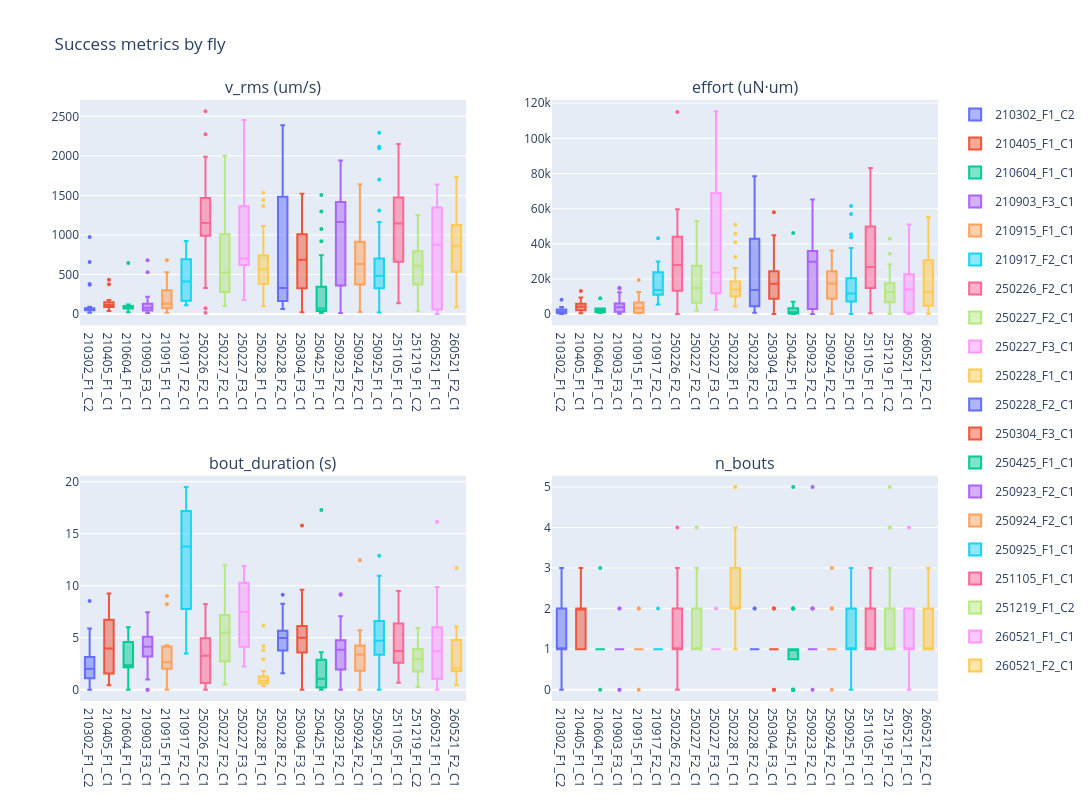

Write notebook code for a chart like this one.
### Markdown cell above
`[F3-SUCC-BOX]` Hard successes: per-fly box plots of v_rms, effort, bout duration and number of bouts.

### Code cell
# [F3-SUCC-BOX]
# Per-fly summary: box plots of v_rms, effort, bout_duration, n_bouts
fig = make_subplots(rows=2, cols=2,
                    subplot_titles=['v_rms (um/s)', 'effort (uN·um)',
                                    'bout_duration (s)', 'n_bouts'])

for i, col in enumerate(['v_rms', 'effort', 'bout_duration', 'n_bouts']):
    row, c = divmod(i, 2)
    for dfc in sorted(all_vigor['dfc'].unique()):
        vals = all_vigor.loc[all_vigor['dfc'] == dfc, col]
        fig.add_trace(
            go.Box(y=vals, name=dfc, legendgroup=dfc,
                   showlegend=(i == 0), marker=dict(size=4)),
            row=row + 1, col=c + 1,
        )

fig.update_layout(height=800, width=1200, title='Success metrics by fly',
                  showlegend=True)
fig.show()

### Figure 1 — Plotly figure (JSON) as saved in the notebook; plotly's stock layout.template omitted (floating-point values rounded to 4 significant figures)
{"data": [{"legendgroup": "210302_F1_C2", "marker": {"size": 4}, "name": "210302_F1_C2", "showlegend": true, "type": "box", "xaxis": "x", "y": [75.47, 79.85, 81.47, 71.98, 16.18, 91.79, 73.38, 71.41, 66.89, 381.8, 63.65, 37.21, 73.45, 42.31, 46.0, 58.37, 72.72, 67.15, 47.79, 74.85, 63.06, 37.8, 37.8, 68.21, 975.9, 73.43, 51.38, 49.5, 48.39, 54.82, 42.12, 46.6, 66.49, 371.2, 62.27, 67.52, 658.0], "yaxis": "y"}, {"legendgroup": "210405_F1_C1", "marker": {"size": 4}, "name": "210405_F1_C1", "showlegend": true, "type": "box", "xaxis": "x", "y": [90.3, 141.7, 87.47, 40.12, 179.8, 106.3, 116.5, 127.6, 377.9, 139.1, 47.09, 435.1, 106.1], "yaxis": "y"}, {"legendgroup": "210604_F1_C1", "marker": {"size": 4}, "name": "210604_F1_C1", "showlegend": true, "type": "box", "xaxis": "x", "y": [122.7, 93.96, 90.89, 24.0, 75.27, 94.13, 86.22, 53.01, 646.4], "yaxis": "y"}, {"legendgroup": "210903_F3_C1", "marker": {"size": 4}, "name": "210903_F3_C1", "showlegend": true, "type": "box", "xaxis": "x", "y": [30.97, 527.7, 218.1, 109.4, 44.51, 98.63, 680.6, 131.3, 71.8, 74.91, 52.21, 45.18, 14.48, 83.37], "yaxis": "y"}, {"legendgroup": "210915_F1_C1", "marker": {"size": 4}, "name": "210915_F1_C1", "showlegend": true, "type": "box", "xaxis": "x", "y": [206.6, 680.0, 143.2, 397.0, 184.1, 530.1, 92.63, 39.21, 54.84, 109.2, 116.4, 17.16], "yaxis": "y"}, {"legendgroup": "210917_F2_C1", "marker": {"size": 4}, "name": "210917_F2_C1", "showlegend": true, "type": "box", "xaxis": "x", "y": [463.0, 181.1, 923.9, 813.7, 159.5, 174.8, 167.8, 133.9, 412.0, 110.7, 123.9, 703.4, 667.1, 426.4, 864.4, 230.5, 789.0, 551.8, 206.5], "yaxis": "y"}, {"legendgroup": "250226_F2_C1", "marker": {"size": 4}, "name": "250226_F2_C1", "showlegend": true, "type": "box", "xaxis": "x", "y": [2564.0, 1080.0, 1432.0, 1153.0, 72.94, 1136.0, 1966.0, 1329.0, 995.1, 1291.0, 18.63, 330.7, 1579.0, 1570.0, 1075.0, 2272.0, 1686.0, 1990.0, 1168.0, 1375.0, 1266.0, 1222.0, 1001.0, 863.3, 1076.0, 979.8, 1016.0, 892.5, 871.9], "yaxis": "y"}, {"legendgroup": "250227_F2_C1", "marker": {"size": 4}, "name": "250227_F2_C1", "showlegend": true, "type": "box", "xaxis": "x", "y": [2000.0, 1670.0, 1043.0, 1404.0, 721.9, 170.0, 1024.0, 397.9, 477.7, 1116.0, 913.4, 651.4, 142.2, 589.2, 881.5, 280.5, 963.1, 521.5, 130.7, 1005.0, 366.2, 103.5, 258.8, 276.2, 367.6, 463.8, 484.7, 1398.0, 231.4], "yaxis": "y"}, {"legendgroup": "250227_F3_C1", "marker": {"size": 4}, "name": "250227_F3_C1", "showlegend": true, "type": "box", "xaxis": "x", "y": [2455.0, 1215.0, 2046.0, 1511.0, 620.1, 671.6, 1042.0, 179.8, 543.1, 652.0, 618.6, 737.3], "yaxis": "y"}, {"legendgroup": "250228_F1_C1", "marker": {"size": 4}, "name": "250228_F1_C1", "showlegend": true, "type": "box", "xaxis": "x", "y": [1366.0, 1535.0, 1112.0, 1442.0, 667.9, 1009.0, 708.3, 743.1, 612.1, 811.5, 712.5, 521.5, 383.3, 243.6, 630.3, 567.1, 388.6, 360.0, 260.2, 570.8, 457.0, 732.0, 345.6, 452.3, 441.9, 176.0, 172.3, 470.8, 419.2, 100.2, 847.5], "yaxis": "y"}, {"legendgroup": "250228_F2_C1", "marker": {"size": 4}, "name": "250228_F2_C1", "showlegend": true, "type": "box", "xaxis": "x", "y": [1254.0, 1497.0, 266.2, 293.1, 686.5, 559.7, 150.4, 2387.0, 1588.0, 330.1, 208.6, 64.57, 105.5, 1439.0, 1566.0, 1530.0, 291.4, 273.0, 99.85, 1570.0, 1165.0, 63.02, 83.99], "yaxis": "y"}, {"legendgroup": "250304_F3_C1", "marker": {"size": 4}, "name": "250304_F3_C1", "showlegend": true, "type": "box", "xaxis": "x", "y": [667.5, 1520.0, 877.6, 1009.0, 946.1, 1018.0, 686.2, 892.2, 1193.0, 624.1, 249.6, 714.4, 683.8, 1155.0, 682.7, 630.0, 617.6, 707.7, 329.7, 705.9, 783.4, 627.3, 964.9, 87.53, 106.9, 850.0, 256.1, 92.91, 1012.0, 25.6, 23.39, 1163.0, 632.5, 1320.0, 748.3, 312.5, 636.6, 1175.0, 562.9, 116.8, 1031.0, 138.0, 146.6, 1033.0, 1369.0], "yaxis": "y"}, {"legendgroup": "250425_F1_C1", "marker": {"size": 4}, "name": "250425_F1_C1", "showlegend": true, "type": "box", "xaxis": "x", "y": [1075.0, 14.88, 24.05, 1297.0, 373.9, 113.5, 45.96, 222.7, 76.92, 70.79, 336.0, 56.69, 41.29, 27.07, 52.43, 20.59, 22.36, 56.91, 20.66, 52.79, 122.1, 79.21, 69.48, 20.15, 743.7, 45.99, 1506.0, 920.6, 723.2], "yaxis": "y"}, {"legendgroup": "250923_F2_C1", "marker": {"size": 4}, "name": "250923_F2_C1", "showlegend": true, "type": "box", "xaxis": "x", "y": [1464.0, 122.6, 13.27, 49.13, 1244.0, 384.8, 1345.0, 1349.0, 311.0, 898.9, 1520.0, 1368.0, 1572.0, 700.3, 1475.0, 1147.0, 337.4, 1180.0, 969.2, 1941.0], "yaxis": "y"}, {"legendgroup": "250924_F2_C1", "marker": {"size": 4}, "name": "250924_F2_C1", "showlegend": true, "type": "box", "xaxis": "x", "y": [1372.0, 637.5, 976.4, 307.9, 402.3, 320.5, 402.0, 1057.0, 814.5, 936.9, 360.1, 711.5, 960.6, 414.3, 1643.0, 768.0, 27.61, 626.9, 892.1, 417.1, 55.22, 717.2, 390.2, 45.25], "yaxis": "y"}, {"legendgroup": "250925_F1_C1", "marker": {"size": 4}, "name": "250925_F1_C1", "showlegend": true, "type": "box", "xaxis": "x", "y": [537.9, 36.63, 120.4, 976.3, 19.46, 291.5, 237.6, 583.5, 291.8, 712.0, 513.8, 126.3, 330.0, 484.4, 242.5, 460.7, 451.3, 488.2, 653.7, 416.0, 158.9, 466.5, 477.7, 325.7, 836.6, 346.6, 2096.0, 562.0, 465.5, 1702.0, 899.2, 2293.0, 2115.0, 1311.0, 332.0, 590.4, 528.4, 695.9, 1163.0, 601.3], "yaxis": "y"}, {"legendgroup": "251105_F1_C1", "marker": {"size": 4}, "name": "251105_F1_C1", "showlegend": true, "type": "box", "xaxis": "x", "y": [1503.0, 1209.0, 388.3, 1873.0, 1350.0, 1474.0, 1049.0, 1998.0, 1457.0, 1564.0, 2150.0, 660.9, 757.7, 1413.0, 1244.0, 979.0, 241.4, 1241.0, 336.8, 985.1, 478.2, 1432.0, 802.9, 209.9, 674.3, 535.2, 659.4, 137.7, 953.2, 1083.0, 1663.0, 1901.0, 1737.0, 1378.0], "yaxis": "y"}, {"legendgroup": "251219_F1_C2", "marker": {"size": 4}, "name": "251219_F1_C2", "showlegend": true, "type": "box", "xaxis": "x", "y": [278.6, 646.9, 823.5, 909.4, 570.8, 549.8, 609.7, 835.6, 752.4, 474.3, 610.9, 1149.0, 751.4, 523.0, 1026.0, 522.2, 696.4, 785.7, 719.0, 373.8, 1253.0, 557.1, 660.5, 1077.0, 248.0, 551.1, 348.2, 766.0, 582.3, 35.21, 254.1, 964.9, 631.4, 45.07, 753.0, 60.51, 338.7, 352.3, 1097.0, 941.7, 371.1], "yaxis": "y"}, {"legendgroup": "260521_F1_C1", "marker": {"size": 4}, "name": "260521_F1_C1", "showlegend": true, "type": "box", "xaxis": "x", "y": [1637.0, 878.2, 1472.0, 1357.0, 712.0, 884.7, 1082.0, 1345.0, 711.9, 1415.0, 1377.0, 1115.0, 1470.0, 787.3, 1084.0, 1173.0, 927.9, 127.7, 41.14, 1479.0, 50.5, 32.39, 762.5, 0.0, 64.93, 60.3, 894.0, 25.89, 54.11, 19.13, 49.81, 1391.0, 69.47], "yaxis": "y"}, {"legendgroup": "260521_F2_C1", "marker": {"size": 4}, "name": "260521_F2_C1", "showlegend": true, "type": "box", "xaxis": "x", "y": [427.2, 1719.0, 1136.0, 1544.0, 1432.0, 881.6, 226.4, 1094.0, 472.9, 158.8, 1039.0, 790.2, 686.5, 966.3, 1733.0, 844.9, 600.2, 98.22, 758.9, 1114.0, 881.0, 1284.0, 87.51, 833.7], "yaxis": "y"}, {"legendgroup": "210302_F1_C2", "marker": {"size": 4}, "name": "210302_F1_C2", "showlegend": false, "type": "box", "xaxis": "x2", "y": [4091.0, 2996.0, 2511.0, 3432.0, 53.74, 3964.0, 2651.0, 2526.0, 3121.0, 2472.0, 232.7, 608.2, 153.5, 358.6, 154.9, 790.8, 315.5, 583.4, 260.7, 539.1, 1320.0, 783.2, 854.2, 2650.0, 1612.0, 2268.0, 1597.0, 977.9, 624.8, 431.0, 855.3, 381.5, 1518.0, 2448.0, 2703.0, 1606.0, 8102.0], "yaxis": "y2"}, {"legendgroup": "210405_F1_C1", "marker": {"size": 4}, "name": "210405_F1_C1", "showlegend": false, "type": "box", "xaxis": "x2", "y": [3508.0, 4287.0, 4145.0, 1025.0, 6428.0, 477.7, 4802.0, 3889.0, 13150.0, 2379.0, 1724.0, 9423.0, 5657.0], "yaxis": "y2"}, {"legendgroup": "210604_F1_C1", "marker": {"size": 4}, "name": "210604_F1_C1", "showlegend": false, "type": "box", "xaxis": "x2", "y": [2211.0, 1207.0, 3189.0, 1124.0, 3230.0, 662.7, 1061.0, 2209.0, 9073.0], "yaxis": "y2"}, {"legendgroup": "210903_F3_C1", "marker": {"size": 4}, "name": "210903_F3_C1", "showlegend": false, "type": "box", "xaxis": "x2", "y": [232.8, 14530.0, 14930.0, 4665.0, 220.5, 4027.0, 12440.0, 5983.0, 3073.0, 3909.0, 1500.0, 1379.0, 652.4, 4789.0], "yaxis": "y2"}, {"legendgroup": "210915_F1_C1", "marker": {"size": 4}, "name": "210915_F1_C1", "showlegend": false, "type": "box", "xaxis": "x2", "y": [747.1, 12620.0, 3518.0, 19440.0, 5209.0, 8060.0, 1662.0, 3223.0, 612.4, 3827.0, 816.0, 552.1], "yaxis": "y2"}, {"legendgroup": "210917_F2_C1", "marker": {"size": 4}, "name": "210917_F2_C1", "showlegend": false, "type": "box", "xaxis": "x2", "y": [14620.0, 13150.0, 43080.0, 27820.0, 9446.0, 12310.0, 12050.0, 10770.0, 14430.0, 5406.0, 5917.0, 24640.0, 29590.0, 10280.0, 29970.0, 12000.0, 16920.0, 21520.0, 13770.0], "yaxis": "y2"}, {"legendgroup": "250226_F2_C1", "marker": {"size": 4}, "name": "250226_F2_C1", "showlegend": false, "type": "box", "xaxis": "x2", "y": [115000.0, 33540.0, 41350.0, 24530.0, 48.86, 27450.0, 42170.0, 59610.0, 29430.0, 58810.0, 85.49, 1612.0, 3020.0, 3081.0, 38540.0, 3328.0, 53770.0, 54770.0, 27920.0, 2606.0, 51420.0, 23010.0, 26420.0, 24740.0, 49400.0, 35700.0, 19560.0, 16580.0, 39130.0], "yaxis": "y2"}, {"legendgroup": "250227_F2_C1", "marker": {"size": 4}, "name": "250227_F2_C1", "showlegend": false, "type": "box", "xaxis": "x2", "y": [52730.0, 53030.0, 29600.0, 50640.0, 12890.0, 3569.0, 18150.0, 10160.0, 16450.0, 27000.0, 34490.0, 17810.0, 1901.0, 13640.0, 24550.0, 4951.0, 23520.0, 14910.0, 3134.0, 29170.0, 6065.0, 4941.0, 6003.0, 8321.0, 6748.0, 20160.0, 8585.0, 30220.0, 6515.0], "yaxis": "y2"}, {"legendgroup": "250227_F3_C1", "marker": {"size": 4}, "name": "250227_F3_C1", "showlegend": false, "type": "box", "xaxis": "x2", "y": [115400.0, 28990.0, 80840.0, 93650.0, 14690.0, 21900.0, 56660.0, 2468.0, 6543.0, 23490.0, 23730.0, 9168.0], "yaxis": "y2"}, {"legendgroup": "250228_F1_C1", "marker": {"size": 4}, "name": "250228_F1_C1", "showlegend": false, "type": "box", "xaxis": "x2", "y": [45700.0, 26170.0, 32550.0, 50840.0, 12270.0, 40940.0, 7184.0, 15510.0, 17940.0, 14920.0, 25100.0, 18690.0, 10150.0, 6866.0, 14650.0, 17800.0, 12240.0, 9259.0, 6750.0, 13970.0, 13310.0, 14470.0, 11250.0, 11080.0, 10360.0, 4366.0, 7083.0, 16440.0, 11490.0, 4670.0, 20500.0], "yaxis": "y2"}, {"legendgroup": "250228_F2_C1", "marker": {"size": 4}, "name": "250228_F2_C1", "showlegend": false, "type": "box", "xaxis": "x2", "y": [35470.0, 45160.0, 6627.0, 13750.0, 19190.0, 4482.0, 2496.0, 67050.0, 65830.0, 15010.0, 7020.0, 745.9, 4710.0, 78490.0, 56430.0, 60170.0, 12880.0, 7754.0, 3750.0, 36120.0, 33190.0, 884.2, 2048.0], "yaxis": "y2"}, {"legendgroup": "250304_F3_C1", "marker": {"size": 4}, "name": "250304_F3_C1", "showlegend": false, "type": "box", "xaxis": "x2", "y": [23770.0, 57960.0, 43560.0, 44840.0, 22470.0, 24170.0, 21680.0, 31250.0, 42430.0, 12350.0, 6700.0, 18740.0, 17270.0, 31660.0, 16460.0, 12840.0, 15850.0, 25390.0, 9767.0, 23360.0, 21990.0, 21520.0, 8949.0, 1446.0, 1484.0, 12310.0, 5373.0, 1012.0, 29030.0, 184.8, 92.41, 24930.0, 12760.0, 13940.0, 19210.0, 7948.0, 10650.0, 20830.0, 10750.0, 1741.0, 22850.0, 1031.0, 1819.0, 27950.0, 29290.0], "yaxis": "y2"}, {"legendgroup": "250425_F1_C1", "marker": {"size": 4}, "name": "250425_F1_C1", "showlegend": false, "type": "box", "xaxis": "x2", "y": [5888.0, 51.38, 90.22, 3363.0, 3386.0, 4749.0, 378.2, 2546.0, 2890.0, 973.5, 2326.0, 1370.0, 678.2, 1711.0, 222.0, 1066.0, 321.7, 538.9, 351.9, 310.1, 577.5, 1415.0, 256.3, 305.0, 6968.0, 224.2, 46080.0, 4646.0, 5594.0], "yaxis": "y2"}, {"legendgroup": "250923_F2_C1", "marker": {"size": 4}, "name": "250923_F2_C1", "showlegend": false, "type": "box", "xaxis": "x2", "y": [30730.0, 1860.0, 39.52, 612.1, 54170.0, 2770.0, 32400.0, 15640.0, 6457.0, 31550.0, 31750.0, 28720.0, 36610.0, 2843.0, 16330.0, 36710.0, 2872.0, 65140.0, 35110.0, 42910.0], "yaxis": "y2"}, {"legendgroup": "250924_F2_C1", "marker": {"size": 4}, "name": "250924_F2_C1", "showlegend": false, "type": "box", "xaxis": "x2", "y": [25130.0, 17750.0, 12670.0, 1309.0, 18010.0, 12610.0, 16780.0, 24620.0, 25380.0, 17060.0, 36140.0, 24050.0, 14620.0, 4799.0, 31460.0, 18940.0, 258.9, 21320.0, 25780.0, 19970.0, 648.4, 16840.0, 390.3, 759.5], "yaxis": "y2"}, {"legendgroup": "250925_F1_C1", "marker": {"size": 4}, "name": "250925_F1_C1", "showlegend": false, "type": "box", "xaxis": "x2", "y": [6747.0, 584.0, 1049.0, 16470.0, 78.97, 7280.0, 6992.0, 10140.0, 5318.0, 19610.0, 8744.0, 761.1, 9845.0, 14280.0, 9144.0, 16180.0, 11420.0, 9233.0, 21780.0, 16820.0, 6133.0, 12020.0, 18170.0, 5932.0, 26880.0, 11120.0, 45380.0, 11500.0, 19140.0, 21790.0, 22550.0, 61510.0, 56960.0, 37630.0, 7172.0, 9832.0, 19650.0, 21030.0, 43740.0, 15930.0], "yaxis": "y2"}, {"legendgroup": "251105_F1_C1", "marker": {"size": 4}, "name": "251105_F1_C1", "showlegend": false, "type": "box", "xaxis": "x2", "y": [46440.0, 24900.0, 10510.0, 51590.0, 36390.0, 52610.0, 40090.0, 28360.0, 9895.0, 33620.0, 83060.0, 14850.0, 18570.0, 49840.0, 20200.0, 47810.0, 7361.0, 32240.0, 6982.0, 50200.0, 6487.0, 21580.0, 25340.0, 2610.0, 20600.0, 14400.0, 16990.0, 482.0, 30710.0, 18840.0, 57650.0, 69910.0, 55270.0, 63910.0], "yaxis": "y2"}, {"legendgroup": "251219_F1_C2", "marker": {"size": 4}, "name": "251219_F1_C2", "showlegend": false, "type": "box", "xaxis": "x2", "y": [1881.0, 5122.0, 16270.0, 34370.0, 14200.0, 9822.0, 10110.0, 15860.0, 19690.0, 9606.0, 10830.0, 19140.0, 16770.0, 10020.0, 14990.0, 12560.0, 24230.0, 17760.0, 17440.0, 3256.0, 42870.0, 7464.0, 15480.0, 23780.0, 4025.0, 6939.0, 7678.0, 19120.0, 6385.0, 136.2, 1666.0, 11010.0, 14740.0, 1086.0, 28390.0, 1497.0, 10320.0, 12870.0, 17260.0, 18640.0, 1809.0], "yaxis": "y2"}, {"legendgroup": "260521_F1_C1", "marker": {"size": 4}, "name": "260521_F1_C1", "showlegend": false, "type": "box", "xaxis": "x2", "y": [51030.0, 11910.0, 43110.0, 26740.0, 17410.0, 11480.0, 17410.0, 21930.0, 14020.0, 36340.0, 27630.0, 14900.0, 32160.0, 11340.0, 13540.0, 22980.0, 19560.0, 5341.0, 1344.0, 22620.0, 33.91, 429.2, 20740.0, 0.0, 420.8, 1567.0, 14210.0, 253.6, 850.9, 119.2, 712.0, 31880.0, 891.6], "yaxis": "y2"}, {"legendgroup": "260521_F2_C1", "marker": {"size": 4}, "name": "260521_F2_C1", "showlegend": false, "type": "box", "xaxis": "x2", "y": [6064.0, 31970.0, 42840.0, 31440.0, 44220.0, 2187.0, 6135.0, 28000.0, 5520.0, 1430.0, 18760.0, 10550.0, 9788.0, 33140.0, 55180.0, 18140.0, 6340.0, 719.0, 14860.0, 3551.0, 4055.0, 29780.0, 262.8, 16430.0], "yaxis": "y2"}, {"legendgroup": "210302_F1_C2", "marker": {"size": 4}, "name": "210302_F1_C2", "showlegend": false, "type": "box", "xaxis": "x3", "y": [8.539, 2.639, 3.795, 5.32, 0.0, 5.891, 4.763, 2.912, 3.116, 3.437, 0.2974, 0.2907, 0.1581, 0.7711, 0.3175, 1.23, 0.9894, 2.107, 1.371, 1.346, 1.114, 0.3226, 1.588, 3.2, 1.522, 1.794, 1.872, 2.252, 1.347, 2.02, 2.35, 1.038, 2.893, 3.055, 3.82, 2.132, 5.809], "yaxis": "y3"}, {"legendgroup": "210405_F1_C1", "marker": {"size": 4}, "name": "210405_F1_C1", "showlegend": false, "type": "box", "xaxis": "x3", "y": [0.442, 3.541, 5.507, 1.352, 6.655, 0.8058, 6.991, 9.245, 3.957, 1.622, 4.915, 7.924, 2.903], "yaxis": "y3"}, {"legendgroup": "210604_F1_C1", "marker": {"size": 4}, "name": "210604_F1_C1", "showlegend": false, "type": "box", "xaxis": "x3", "y": [2.31, 2.321, 4.44, 0.0, 6.008, 2.475, 2.346, 5.075, 1.703], "yaxis": "y3"}, {"legendgroup": "210903_F3_C1", "marker": {"size": 4}, "name": "210903_F3_C1", "showlegend": false, "type": "box", "xaxis": "x3", "y": [0.0, 4.382, 7.45, 5.095, 0.995, 4.33, 3.594, 5.205, 4.46, 5.718, 3.2, 3.625, 0.0, 3.955], "yaxis": "y3"}, {"legendgroup": "210915_F1_C1", "marker": {"size": 4}, "name": "210915_F1_C1", "showlegend": false, "type": "box", "xaxis": "x3", "y": [1.1, 2.94, 3.415, 8.215, 9.015, 1.95, 4.271, 2.3, 2.356, 4.055, 2.08, 0.0], "yaxis": "y3"}, {"legendgroup": "210917_F2_C1", "marker": {"size": 4}, "name": "210917_F2_C1", "showlegend": false, "type": "box", "xaxis": "x3", "y": [3.474, 7.741, 10.89, 18.07, 17.1, 17.59, 17.2, 19.04, 19.5, 5.642, 5.648, 9.283, 9.888, 17.04, 14.93, 13.77, 6.426, 17.01, 7.828], "yaxis": "y3"}, {"legendgroup": "250226_F2_C1", "marker": {"size": 4}, "name": "250226_F2_C1", "showlegend": false, "type": "box", "xaxis": "x3", "y": [0.545, 6.38, 3.27, 2.11, 0.35, 2.655, 4.2, 1.28, 5.575, 3.81, 0.0, 2.31, 0.735, 0.66, 7.088, 0.495, 0.595, 4.74, 4.095, 0.565, 0.525, 4.315, 3.559, 6.0, 8.24, 5.795, 4.651, 3.22, 7.998], "yaxis": "y3"}, {"legendgroup": "250227_F2_C1", "marker": {"size": 4}, "name": "250227_F2_C1", "showlegend": false, "type": "box", "xaxis": "x3", "y": [7.078, 7.036, 5.535, 12.03, 4.55, 3.665, 7.113, 4.01, 9.427, 6.441, 1.079, 7.669, 3.465, 7.26, 4.213, 2.545, 7.445, 9.829, 3.24, 7.15, 0.975, 2.77, 1.205, 1.17, 1.845, 11.17, 5.475, 6.596, 0.495], "yaxis": "y3"}, {"legendgroup": "250227_F3_C1", "marker": {"size": 4}, "name": "250227_F3_C1", "showlegend": false, "type": "box", "xaxis": "x3", "y": [10.1, 4.875, 10.46, 11.2, 6.0, 7.834, 11.89, 3.366, 2.24, 7.5, 7.48, 2.825], "yaxis": "y3"}, {"legendgroup": "250228_F1_C1", "marker": {"size": 4}, "name": "250228_F1_C1", "showlegend": false, "type": "box", "xaxis": "x3", "y": [2.938, 3.79, 0.685, 0.8317, 0.555, 4.198, 0.475, 0.55, 0.505, 0.71, 0.5924, 6.185, 0.77, 0.65, 1.19, 0.88, 0.855, 0.51, 0.59, 1.215, 1.28, 1.14, 0.665, 0.915, 1.005, 0.365, 0.56, 1.81, 1.32, 0.955, 1.635], "yaxis": "y3"}, {"legendgroup": "250228_F2_C1", "marker": {"size": 4}, "name": "250228_F2_C1", "showlegend": false, "type": "box", "xaxis": "x3", "y": [4.684, 4.094, 5.065, 4.92, 5.331, 1.845, 4.315, 4.98, 6.195, 7.565, 4.995, 1.58, 6.504, 9.129, 5.119, 3.596, 8.267, 5.354, 4.385, 3.655, 5.772, 1.735, 2.96], "yaxis": "y3"}, {"legendgroup": "250304_F3_C1", "marker": {"size": 4}, "name": "250304_F3_C1", "showlegend": false, "type": "box", "xaxis": "x3", "y": [7.13, 6.708, 8.419, 7.625, 5.23, 6.22, 5.0, 6.664, 6.085, 4.55, 4.475, 4.699, 5.772, 7.737, 5.206, 2.75, 4.35, 5.316, 5.191, 3.899, 6.672, 5.878, 2.09, 4.75, 1.225, 5.856, 5.245, 1.815, 6.818, 0.0, 0.0, 9.611, 3.655, 3.64, 3.765, 4.613, 2.385, 3.42, 3.63, 1.925, 6.104, 1.245, 1.545, 5.33, 15.79], "yaxis": "y3"}, {"legendgroup": "250425_F1_C1", "marker": {"size": 4}, "name": "250425_F1_C1", "showlegend": false, "type": "box", "xaxis": "x3", "y": [3.6, 0.0, 0.0, 2.28, 3.415, 17.27, 0.97, 0.275, 3.125, 1.9, 2.555, 0.78, 2.9, 0.0, 0.375, 0.0, 0.0, 0.78, 0.0, 1.27, 0.775, 3.278, 0.275, 0.0, 1.53, 1.045, 2.881, 2.845, 3.555], "yaxis": "y3"}, {"legendgroup": "250923_F2_C1", "marker": {"size": 4}, "name": "250923_F2_C1", "showlegend": false, "type": "box", "xaxis": "x3", "y": [3.94, 2.085, 0.0, 0.225, 7.06, 9.19, 3.74, 2.855, 0.6275, 4.864, 3.95, 4.29, 4.02, 1.15, 1.785, 3.04, 3.625, 9.126, 4.675, 4.849], "yaxis": "y3"}, {"legendgroup": "250924_F2_C1", "marker": {"size": 4}, "name": "250924_F2_C1", "showlegend": false, "type": "box", "xaxis": "x3", "y": [3.575, 3.69, 1.895, 1.475, 5.723, 3.085, 4.735, 3.39, 4.78, 3.305, 12.45, 3.47, 2.46, 1.745, 2.804, 3.78, 0.0, 4.919, 3.625, 3.375, 0.86, 5.183, 1.315, 0.685], "yaxis": "y3"}, {"legendgroup": "250925_F1_C1", "marker": {"size": 4}, "name": "250925_F1_C1", "showlegend": false, "type": "box", "xaxis": "x3", "y": [3.435, 0.0, 1.65, 4.457, 0.0, 3.02, 7.069, 3.365, 4.88, 6.698, 3.13, 1.675, 5.8, 4.725, 12.89, 6.075, 6.668, 4.325, 5.996, 5.88, 3.37, 5.603, 9.217, 3.495, 8.558, 1.925, 4.649, 4.123, 7.993, 0.78, 4.925, 4.453, 8.097, 6.525, 3.475, 4.69, 8.383, 1.56, 10.97, 5.245], "yaxis": "y3"}, {"legendgroup": "251105_F1_C1", "marker": {"size": 4}, "name": "251105_F1_C1", "showlegend": false, "type": "box", "xaxis": "x3", "y": [2.836, 3.665, 0.77, 4.238, 3.695, 0.6626, 2.755, 2.59, 2.24, 4.945, 9.502, 5.755, 1.0, 6.59, 2.645, 8.451, 8.09, 5.1, 1.42, 7.274, 2.015, 3.57, 6.37, 2.17, 5.475, 2.625, 4.205, 2.54, 3.74, 3.425, 6.195, 8.168, 6.695, 8.203], "yaxis": "y3"}, {"legendgroup": "251219_F1_C2", "marker": {"size": 4}, "name": "251219_F1_C2", "showlegend": false, "type": "box", "xaxis": "x3", "y": [1.8, 2.112, 1.935, 5.832, 3.529, 2.664, 3.288, 1.667, 1.867, 3.981, 3.117, 0.3865, 3.524, 3.125, 2.955, 3.855, 5.351, 1.454, 3.735, 1.475, 5.085, 2.205, 2.44, 4.345, 2.958, 3.891, 2.93, 4.487, 2.655, 0.995, 1.006, 1.887, 0.2579, 1.747, 5.498, 1.15, 4.674, 5.939, 4.11, 1.73, 1.245], "yaxis": "y3"}, {"legendgroup": "260521_F1_C1", "marker": {"size": 4}, "name": "260521_F1_C1", "showlegend": false, "type": "box", "xaxis": "x3", "y": [8.318, 3.098, 9.872, 6.698, 4.39, 3.703, 5.897, 5.055, 7.827, 16.15, 5.595, 3.77, 6.672, 4.03, 1.025, 5.58, 5.775, 0.26, 0.715, 7.093, 1.08, 0.0, 2.605, 0.74, 0.48, 3.24, 1.76, 0.0, 1.855, 0.0, 1.25, 6.315, 1.9], "yaxis": "y3"}, {"legendgroup": "260521_F2_C1", "marker": {"size": 4}, "name": "260521_F2_C1", "showlegend": false, "type": "box", "xaxis": "x3", "y": [2.93, 4.955, 1.837, 1.85, 1.745, 0.435, 3.16, 5.045, 3.965, 1.905, 5.31, 4.71, 1.305, 11.7, 0.48, 6.08, 1.78, 1.795, 4.831, 1.905, 1.815, 4.345, 0.575, 2.225], "yaxis": "y3"}, {"legendgroup": "210302_F1_C2", "marker": {"size": 4}, "name": "210302_F1_C2", "showlegend": false, "type": "box", "xaxis": "x4", "y": [1, 3, 1, 1, 0, 1, 1, 2, 3, 1, 1, 2, 1, 1, 1, 1, 2, 1, 1, 1, 2, 2, 2, 2, 1, 2, 2, 1, 1, 1, 1, 1, 1, 1, 2, 1, 1], "yaxis": "y4"}, {"legendgroup": "210405_F1_C1", "marker": {"size": 4}, "name": "210405_F1_C1", "showlegend": false, "type": "box", "xaxis": "x4", "y": [3, 2, 1, 3, 2, 1, 1, 1, 2, 1, 2, 1, 2], "yaxis": "y4"}, {"legendgroup": "210604_F1_C1", "marker": {"size": 4}, "name": "210604_F1_C1", "showlegend": false, "type": "box", "xaxis": "x4", "y": [1, 1, 1, 0, 1, 1, 1, 1, 3], "yaxis": "y4"}, {"legendgroup": "210903_F3_C1", "marker": {"size": 4}, "name": "210903_F3_C1", "showlegend": false, "type": "box", "xaxis": "x4", "y": [0, 2, 1, 1, 1, 1, 1, 1, 1, 1, 1, 1, 0, 2], "yaxis": "y4"}, {"legendgroup": "210915_F1_C1", "marker": {"size": 4}, "name": "210915_F1_C1", "showlegend": false, "type": "box", "xaxis": "x4", "y": [1, 1, 1, 1, 2, 1, 1, 2, 1, 1, 1, 0], "yaxis": "y4"}, {"legendgroup": "210917_F2_C1", "marker": {"size": 4}, "name": "210917_F2_C1", "showlegend": false, "type": "box", "xaxis": "x4", "y": [2, 1, 1, 1, 1, 1, 1, 1, 1, 1, 1, 1, 1, 1, 1, 1, 1, 1, 1], "yaxis": "y4"}, {"legendgroup": "250226_F2_C1", "marker": {"size": 4}, "name": "250226_F2_C1", "showlegend": false, "type": "box", "xaxis": "x4", "y": [3, 1, 3, 2, 1, 3, 1, 4, 1, 2, 0, 1, 1, 1, 1, 1, 2, 1, 1, 1, 2, 1, 1, 1, 1, 2, 1, 1, 1], "yaxis": "y4"}, {"legendgroup": "250227_F2_C1", "marker": {"size": 4}, "name": "250227_F2_C1", "showlegend": false, "type": "box", "xaxis": "x4", "y": [1, 1, 1, 1, 1, 1, 1, 1, 1, 1, 2, 1, 1, 1, 2, 1, 1, 1, 1, 1, 2, 2, 4, 2, 2, 2, 1, 1, 3], "yaxis": "y4"}, {"legendgroup": "250227_F3_C1", "marker": {"size": 4}, "name": "250227_F3_C1", "showlegend": false, "type": "box", "xaxis": "x4", "y": [1, 1, 1, 1, 1, 1, 1, 1, 1, 2, 1, 1], "yaxis": "y4"}, {"legendgroup": "250228_F1_C1", "marker": {"size": 4}, "name": "250228_F1_C1", "showlegend": false, "type": "box", "xaxis": "x4", "y": [2, 1, 4, 3, 2, 2, 2, 2, 3, 2, 3, 1, 3, 3, 2, 3, 3, 3, 4, 3, 2, 2, 2, 2, 2, 2, 5, 5, 3, 3, 2], "yaxis": "y4"}, {"legendgroup": "250228_F2_C1", "marker": {"size": 4}, "name": "250228_F2_C1", "showlegend": false, "type": "box", "xaxis": "x4", "y": [1, 1, 1, 1, 1, 2, 1, 1, 1, 1, 1, 1, 1, 1, 1, 2, 1, 1, 1, 1, 1, 1, 1], "yaxis": "y4"}, {"legendgroup": "250304_F3_C1", "marker": {"size": 4}, "name": "250304_F3_C1", "showlegend": false, "type": "box", "xaxis": "x4", "y": [1, 1, 1, 1, 1, 1, 1, 1, 1, 2, 1, 1, 1, 1, 1, 1, 1, 1, 1, 2, 1, 1, 1, 1, 2, 1, 1, 1, 1, 0, 0, 1, 1, 1, 1, 1, 1, 1, 1, 1, 1, 1, 1, 1, 1], "yaxis": "y4"}, {"legendgroup": "250425_F1_C1", "marker": {"size": 4}, "name": "250425_F1_C1", "showlegend": false, "type": "box", "xaxis": "x4", "y": [1, 0, 0, 1, 2, 1, 1, 5, 2, 1, 1, 2, 1, 0, 1, 0, 0, 1, 0, 1, 1, 1, 1, 0, 1, 1, 2, 1, 1], "yaxis": "y4"}, {"legendgroup": "250923_F2_C1", "marker": {"size": 4}, "name": "250923_F2_C1", "showlegend": false, "type": "box", "xaxis": "x4", "y": [2, 1, 0, 5, 1, 1, 1, 1, 2, 1, 1, 1, 1, 1, 1, 2, 1, 1, 1, 1], "yaxis": "y4"}, {"legendgroup": "250924_F2_C1", "marker": {"size": 4}, "name": "250924_F2_C1", "showlegend": false, "type": "box", "xaxis": "x4", "y": [1, 1, 1, 1, 1, 2, 1, 1, 1, 1, 1, 1, 1, 1, 1, 1, 0, 1, 1, 3, 2, 1, 1, 2], "yaxis": "y4"}, {"legendgroup": "250925_F1_C1", "marker": {"size": 4}, "name": "250925_F1_C1", "showlegend": false, "type": "box", "xaxis": "x4", "y": [1, 0, 1, 1, 0, 1, 1, 1, 1, 1, 1, 1, 1, 1, 1, 2, 2, 1, 2, 2, 3, 1, 1, 1, 1, 2, 2, 1, 1, 2, 3, 2, 1, 1, 1, 1, 1, 2, 1, 1], "yaxis": "y4"}, {"legendgroup": "251105_F1_C1", "marker": {"size": 4}, "name": "251105_F1_C1", "showlegend": false, "type": "box", "xaxis": "x4", "y": [2, 1, 2, 1, 2, 3, 3, 1, 1, 1, 1, 1, 2, 1, 1, 1, 2, 1, 2, 1, 1, 1, 1, 1, 1, 2, 2, 1, 2, 1, 1, 1, 1, 1], "yaxis": "y4"}, {"legendgroup": "251219_F1_C2", "marker": {"size": 4}, "name": "251219_F1_C2", "showlegend": false, "type": "box", "xaxis": "x4", "y": [1, 2, 4, 1, 2, 1, 1, 3, 3, 1, 1, 2, 2, 1, 1, 1, 1, 3, 1, 1, 1, 1, 4, 1, 3, 2, 1, 1, 5, 1, 2, 1, 2, 2, 2, 2, 1, 2, 1, 2, 1], "yaxis": "y4"}, {"legendgroup": "260521_F1_C1", "marker": {"size": 4}, "name": "260521_F1_C1", "showlegend": false, "type": "box", "xaxis": "x4", "y": [1, 1, 1, 1, 2, 1, 1, 1, 1, 1, 1, 1, 1, 1, 2, 1, 1, 4, 2, 2, 1, 0, 2, 1, 1, 1, 2, 0, 1, 0, 2, 2, 1], "yaxis": "y4"}, {"legendgroup": "260521_F2_C1", "marker": {"size": 4}, "name": "260521_F2_C1", "showlegend": false, "type": "box", "xaxis": "x4", "y": [1, 1, 2, 2, 2, 2, 3, 1, 1, 1, 1, 1, 2, 1, 3, 1, 1, 1, 1, 1, 1, 1, 1, 1], "yaxis": "y4"}], "layout": {"annotations": [{"font": {"size": 16}, "showarrow": false, "text": "v_rms (um/s)", "x": 0.225, "xanchor": "center", "xref": "paper", "y": 1, "yanchor": "bottom", "yref": "paper"}, {"font": {"size": 16}, "showarrow": false, "text": "effort (uN·um)", "x": 0.775, "xanchor": "center", "xref": "paper", "y": 1, "yanchor": "bottom", "yref": "paper"}, {"font": {"size": 16}, "showarrow": false, "text": "bout_duration (s)", "x": 0.225, "xanchor": "center", "xref": "paper", "y": 0.375, "yanchor": "bottom", "yref": "paper"}, {"font": {"size": 16}, "showarrow": false, "text": "n_bouts", "x": 0.775, "xanchor": "center", "xref": "paper", "y": 0.375, "yanchor": "bottom", "yref": "paper"}], "height": 800, "showlegend": true, "title": {"text": "Success metrics by fly"}, "width": 1200, "xaxis": {"anchor": "y", "domain": [0, 0.45]}, "xaxis2": {"anchor": "y2", "domain": [0.55, 1]}, "xaxis3": {"anchor": "y3", "domain": [0, 0.45]}, "xaxis4": {"anchor": "y4", "domain": [0.55, 1]}, "yaxis": {"anchor": "x", "domain": [0.625, 1]}, "yaxis2": {"anchor": "x2", "domain": [0.625, 1]}, "yaxis3": {"anchor": "x3", "domain": [0, 0.375]}, "yaxis4": {"anchor": "x4", "domain": [0, 0.375]}}}
